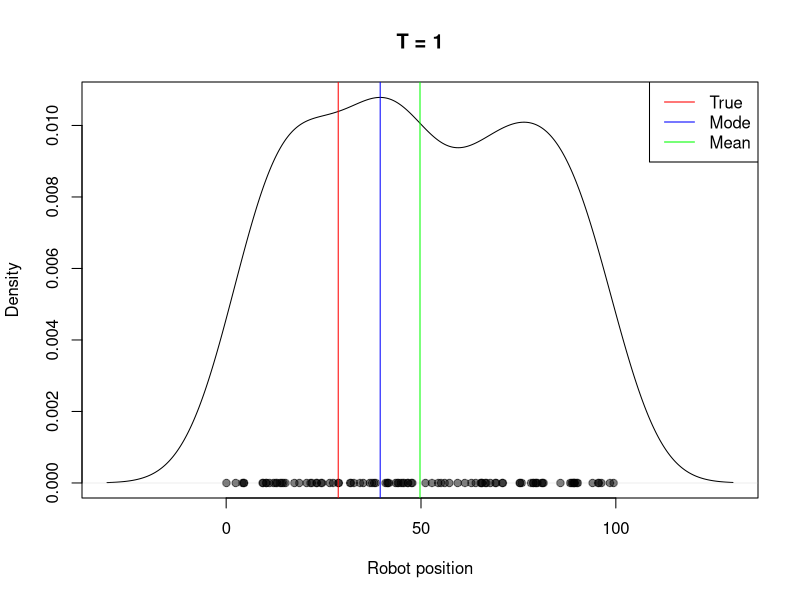
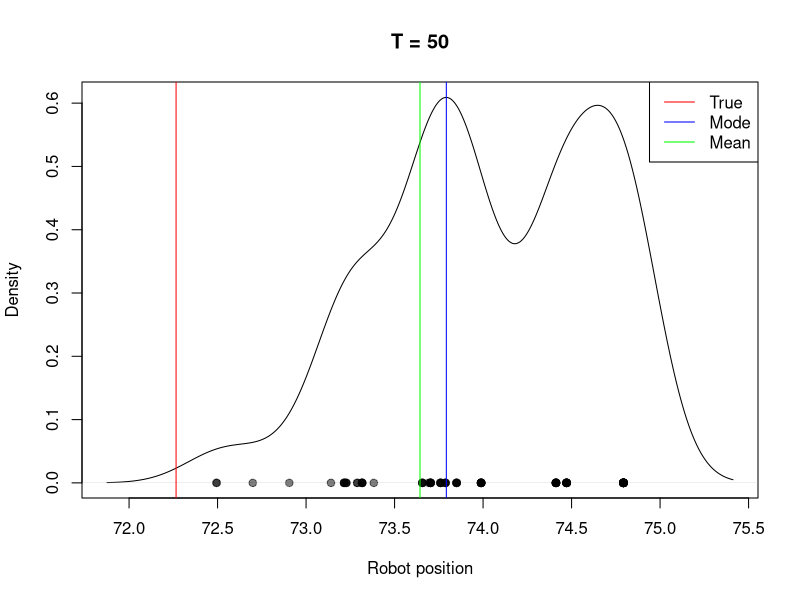
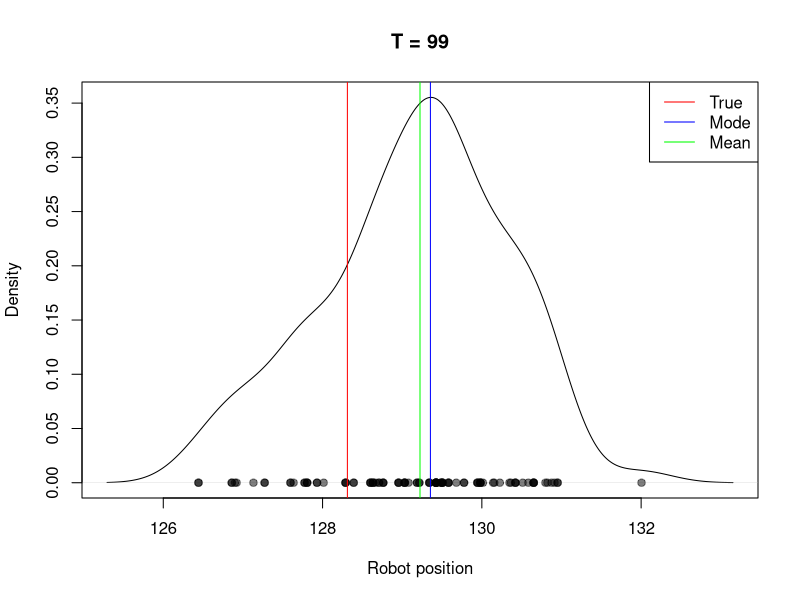
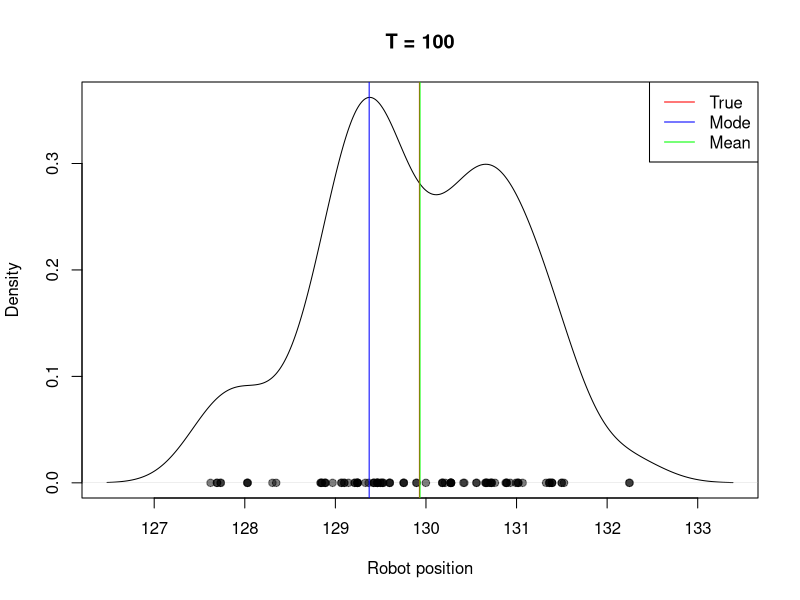
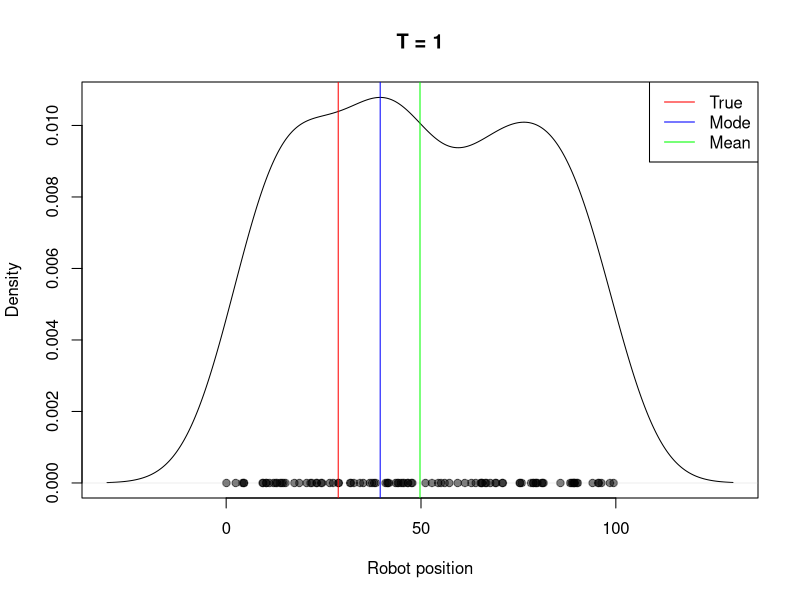
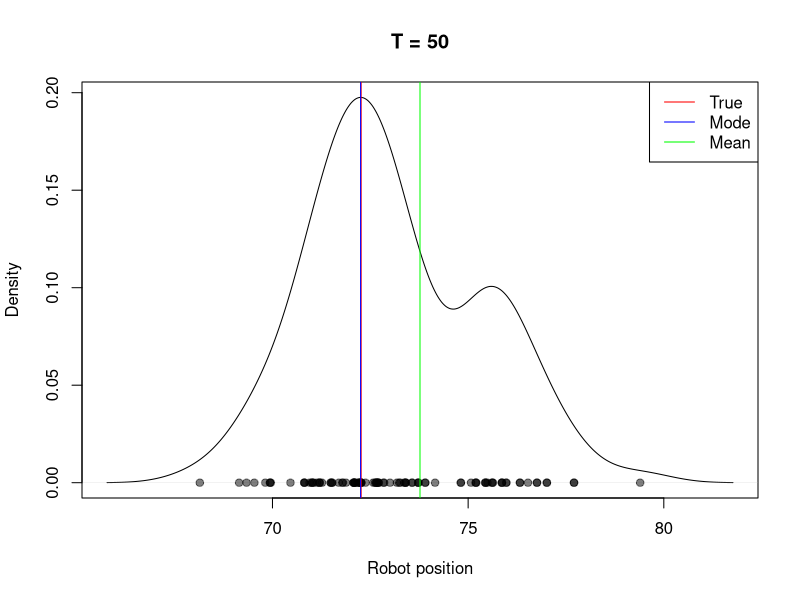
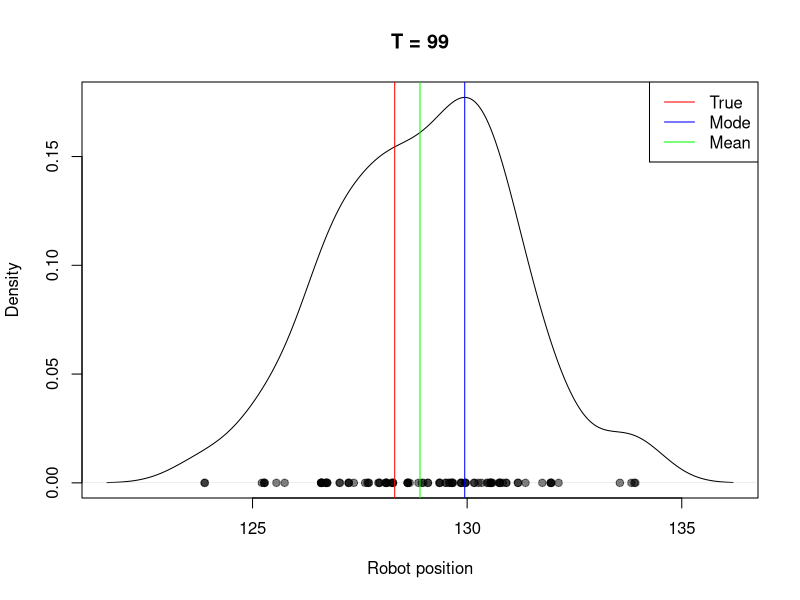
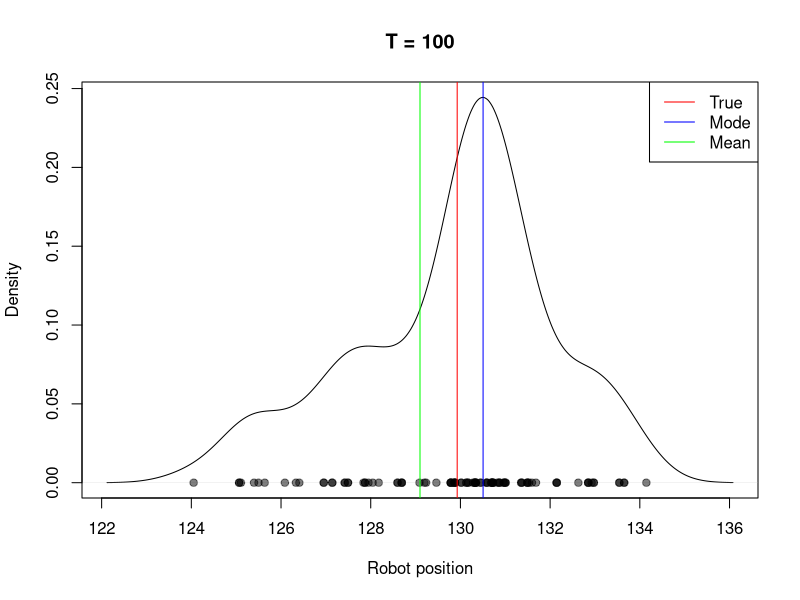

These figures' R source, in order:
## ---- chunk 1
knitr::opts_chunk$set(echo = TRUE)

visualize = function(z, Z, t) {
  d = density(Z[,t])
  plot(d, main=paste("T =", t), xlab = "Robot position")
  points(Z[,t], rep(0, 100), pch=19, col=rgb(0,0,0,0.5))
  abline(v=z[t], col="red")
  abline(v=d$x[which.max(d$y)], col="blue")
  abline(v=mean(d$x), col="green")
  legend("topright", 
         legend = c("True", "Mode", "Mean"), 
         col=c("red", "blue", "green"), 
         lty=1)
}


## ---- chunk 2
z_transition_sample = function(z_prev) {
  pick = sample(1:3, 1)
  switch(pick,
     "first" = {
       z = rnorm(1, z_prev, 1)
     }, 
     "second" = {
       z = rnorm(1, z_prev + 1, 1)
     },
     "third" = {
       z = rnorm(1, z_prev + 2, 1)
     }
   )
  return(z)
}
## ---- chunk 3
x_emission_sample = function(z, sigma) {
  pick = sample(1:3, 1)
  switch(pick,
     "first" = {
       x = rnorm(1, z, 1)
     }, 
     "second" = {
       x = rnorm(1, z - 1, 1)
     },
     "third" = {
       x = rnorm(1, z + 1, 1)
     }
   )
  return(x)
}
## ---- chunk 4
sim = function(sigma) {
  T = 100
  z = c() # true states
  x = c() # observed states
  for (t in 1:T) {
    # z
    if (t == 1) z[t] = runif(1, 0, 100)
    else z[t] = z_transition_sample(z[t-1])
    
    # x
    x[t] = x_emission_sample(z[t], sigma)
  }
  return (data.frame(x, z))
}
## ---- chunk 5
w_density = function(x, z, sigma) {
  w = c()
  M = length(x)
  for(m in 1:M) {
    w1 = dnorm(x, mean = z, sd = sigma, log = FALSE)
    w2 = dnorm(x, mean = z - 1, sd = sigma, log = FALSE)
    w3 = dnorm(x, mean = z + 1, sd = sigma, log = FALSE)
    w[m] = (w1 + w2 + w3) / 3
  }
  return(w)
}
## ---- chunk 6
particle_draw = function(z_particles, w) {
  M = length(w)
  res = c()
  draws = rmultinom(1, M, w)
  for (i in 1:M) {
    if (draws[i]) {
      for (j in 1:draws[i]) {
        res = append(res, z_particles[i])
      }
    }
  }
  return(res)
}
## ---- chunk 7
particle_filtering = function(sim, sigma, equalWeight) {
  x = sim$x # extract observations
  
  T = 100
  M = 100
  Z = matrix(0, nrow = M, ncol = T)
  Zbar = matrix(0, nrow = M, ncol = T)
  
  for (t in 1:T) {
    if (t == 1) Z[,1] = runif(M, 0, 100)
    else {
      z_particles = c()
      w = c()
      for (m in 1:M) {
        z_particles[m] = z_transition_sample(Z[m,t-1])
        
        if (equalWeight) w[m] = 1
        else w[m] = w_density(x[t], z_particles[m], sigma)
      }
      Zbar[,t] = z_particles
      Z[,t] = particle_draw(Zbar[,t], w)
    }
  }
  return(Z)
}

## ---- chunk 8
execute = function(sigma, equalWeight = FALSE) {
  # Simulation
  set.seed(123)
  sim = sim(sigma)
  
  # Particle Filtering
  set.seed(123)
  Z = particle_filtering(sim, sigma, equalWeight)
  
  # Visualization
  z = sim$z
  
  # t = 1
  visualize(z, Z, t = 1)
  
  # t = 50
  visualize(z, Z, t = 50)
  
  # t = 99
  visualize(z, Z, t = 99)
  
  # t = 100
  visualize(z, Z, t = 100)
}
## ---- chunk 9
sigma = 1
execute(sigma)
## ---- chunk 10
# Sigma = 5
sigma = 5
execute(sigma)
## ---- chunk 11
# Sigma = 50
sigma = 50
execute(sigma)
## ---- chunk 12
sigma = 1
execute(sigma, equalWeight = TRUE)
